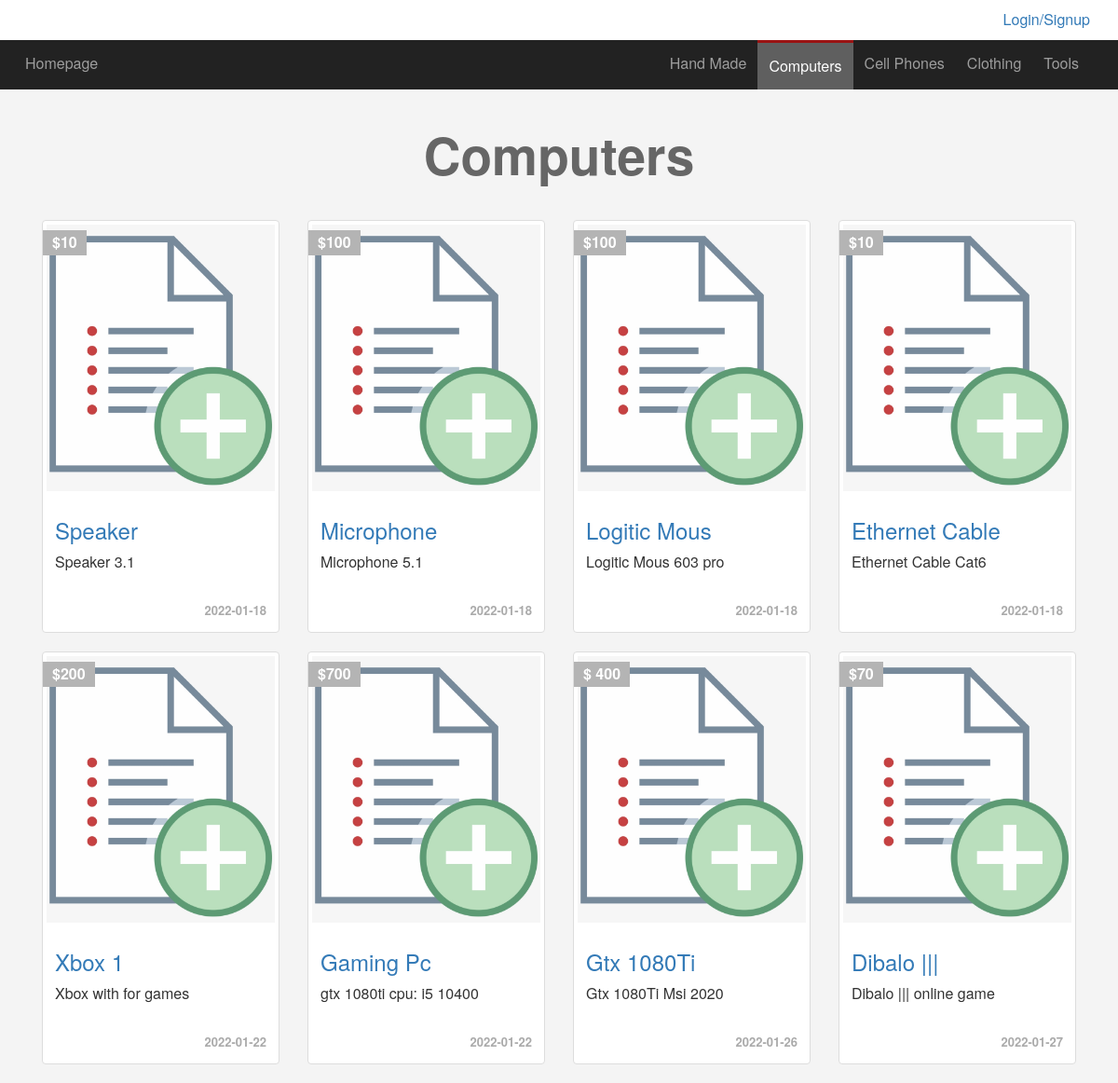
/categories.php?catid=6&pagename=Computers, run on an earlier commit of the app's database.
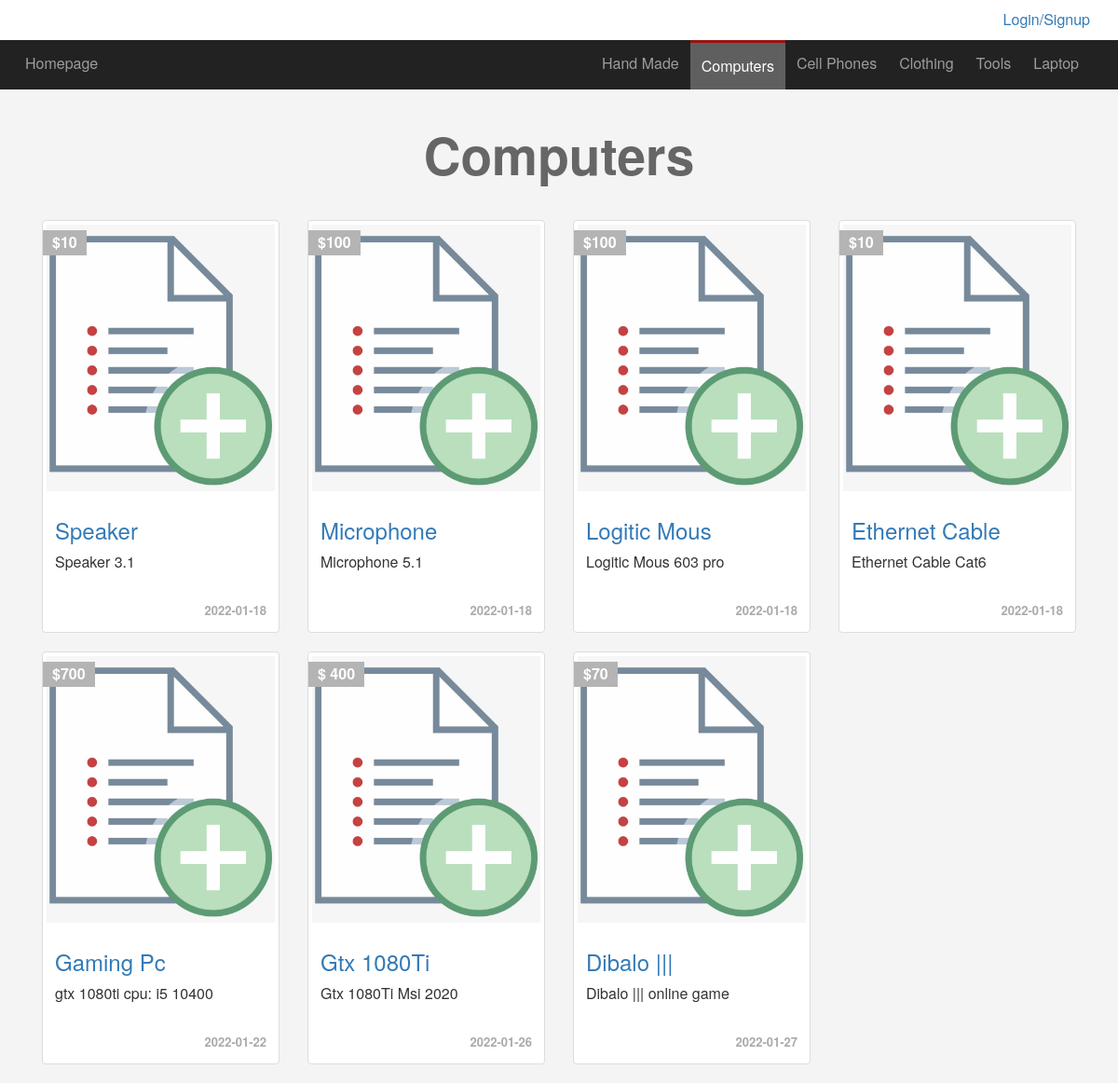
And on a later commit of the database.
### tables this page shows
CREATE TABLE `categories` (
  `ID` int(6) NOT NULL,
  `Name` varchar(255) NOT NULL,
  `Description` text NOT NULL,
  `parent` int(11) NOT NULL,
  `Ordering` int(11) DEFAULT NULL,
  `Visibility` tinyint(4) NOT NULL DEFAULT 0,
  `Allow_Comment` tinyint(4) NOT NULL DEFAULT 0,
  `Allow_Ads` tinyint(4) NOT NULL DEFAULT 0
);

CREATE TABLE `items` (
  `Item_ID` int(11) NOT NULL,
  `Name` varchar(255) NOT NULL,
  `Description` text NOT NULL,
  `Price` varchar(255) NOT NULL,
  `Add_Date` date NOT NULL,
  `end_biddingDate` datetime NOT NULL,
  `Conutry_Made` varchar(255) NOT NULL,
  `image` varchar(255) NOT NULL,
  `Status` varchar(255) NOT NULL,
  `Rating` smallint(6) NOT NULL,
  `Approve` tinyint(4) NOT NULL DEFAULT 0,
  `Cat_ID` int(11) NOT NULL,
  `Member_ID` int(11) NOT NULL,
  `tags` varchar(255) NOT NULL,
  `mainImg` varchar(255) NOT NULL
);

### init.php (called while the page is built, shortened)
<?php
include "admin/connect.php";
$temp = "includes/templates/";
$func = "includes/functions/";
$css = "layout/css/";
include $func . 'function.php';
include $temp . "header.php";

### includes/functions/function.php (called while the page is built, shortened)
<?php
function getCat($where = NULL)
{
    global $con;
    $getCat = $con->prepare("SELECT *  FROM  categories $where ORDER BY  ID ASC");
    $getCat->execute();
    $cats = $getCat->fetchAll();
    return $cats;
}

### categories.php (the view, shortened to what the changed rows need)
<?php
include "init.php";
?>
<div class="container">
    <h1 class="text-center"> <?php
                                if (isset($_GET['pagename'])) {
                                    echo str_replace('-', " ", $_GET['pagename']);
                                } else {
                                    echo 'Category Not Found !!!';
                                }
                                ?></h1>
    <?php
    if (isset($_GET['catid']) && is_numeric($_GET['catid'])) {
        $items = intval($_GET['catid']);
        $stmt = $con->prepare("SELECT * FROM items WHERE Cat_ID IN ( SELECT ID FROM categories WHERE ID = ? OR parent = ?) AND Approve = 1 ");
        $stmt->execute(array($items, $items));
        $allItmes = $stmt->fetchAll();
        foreach ($allItmes as $item) {
            echo '<div class="col-sm-6 col-md-3">';
            echo '<div class="thumbnail item-box">';
            echo '<span class="price-tag">$' . $item['Price'] . '</span>';
            if (empty($item['mainImg'])) {
                $src = "admin/uploaded/itemsImg/999999999_default.png";
            } else {
                $src = "admin/uploaded/itemsImg/" . $item['mainImg'];
            }
            echo '<img style="object-fit: cover;" class="img-responsive" src="' . $src . '" alt="">';
            echo '<div class="caption">';
            echo '<a href="items.php?itemid=' . $item['Item_ID'] . '"><h3> ' . $item['Name'] . '</h3></a>';
            echo '<p>' . $item['Description'] . '</p>';
            echo '<div class="date">' . $item['Add_Date'] . '</div>';
            echo '</div>';
            echo '</div>';
            echo '</div>';
        }
    } else {
        echo "<div class='alert alert-danger'>NO Items Found </div>";
    }
    ?>
</div>
<?php include $temp . "footer.php";

### includes/templates/header.php (shortened to what the changed rows need)
<!DOCTYPE html>
<html lang="en">
<head>
    <link rel="stylesheet" href="<?php echo $css ?>bootstrap.min.css">
    <link rel="stylesheet" href="<?php echo $css ?>all.min.css">
    <link rel="stylesheet" href="<?php echo $css ?>jquery-ui.css">
    <link rel="stylesheet" href="<?php echo $css ?>jquery.selectBoxIt.css">
    <link rel="stylesheet" href="<?php echo $css ?>front.css">
</head>
<body>
    <nav class="navbar navbar-inverse">
        <div class="container">
            <div class="collapse navbar-collapse" id="app-nav" aria-expanded="false" style="height: 1px;">
                <ul class="nav navbar-nav navbar-right">
                    <?php
                    foreach (getCat('WHERE parent = 0') as $categ) {
                        if (isset($_GET['catid']) &&  $_GET['catid'] == $categ['ID']) {
                            $grayActive = "gray-active";
                        } else {
                            $grayActive = null;
                        }
                        echo "<li class='$grayActive'> <a href='categories.php?catid=" . $categ['ID'] . "&pagename=" . str_replace(' ', '-', $categ['Name']) . "'>" . $categ['Name'] . "</a></li> ";
                    }
                    ?>
                </ul>
            </div>
    </nav>

What changed in the data, as far as the page shows it:
no longer on this page (row edited): items: Price "200", Name "Xbox 1", Description "Xbox with for games", Add_Date "2022-01-22"
added categories: Name "Laptop"
